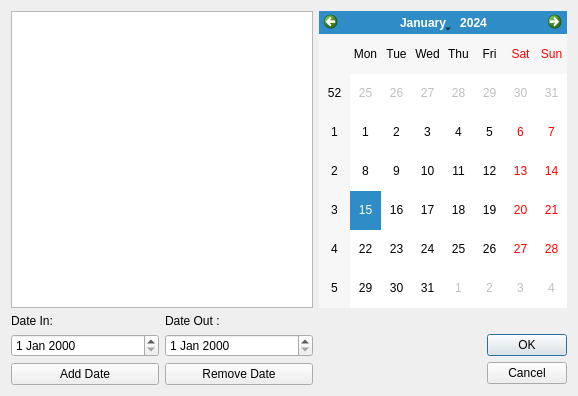
<?xml version="1.0" encoding="UTF-8"?>
<ui version="4.0">
 <class>DatesEditDialog</class>
 <widget class="QDialog" name="DatesEditDialog">
  <property name="geometry">
   <rect>
    <x>0</x>
    <y>0</y>
    <width>578</width>
    <height>396</height>
   </rect>
  </property>
  <property name="windowTitle">
   <string>Dialog</string>
  </property>
  <layout class="QGridLayout" name="gridLayout_2">
   <item row="0" column="0" colspan="2">
    <widget class="QListWidget" name="listWidget"/>
   </item>
   <item row="0" column="2" colspan="2">
    <widget class="CalendarWidget" name="calendarWidget"/>
   </item>
   <item row="1" column="0">
    <widget class="QLabel" name="label">
     <property name="text">
      <string>Date In:</string>
     </property>
    </widget>
   </item>
   <item row="1" column="1">
    <widget class="QLabel" name="label_2">
     <property name="text">
      <string>Date Out :</string>
     </property>
    </widget>
   </item>
   <item row="2" column="0">
    <widget class="QDateEdit" name="dateInEdit"/>
   </item>
   <item row="2" column="1">
    <widget class="QDateEdit" name="dateOutEdit"/>
   </item>
   <item row="2" column="3" rowspan="2">
    <widget class="QDialogButtonBox" name="buttonBox">
     <property name="orientation">
      <enum>Qt::Vertical</enum>
     </property>
     <property name="standardButtons">
      <set>QDialogButtonBox::Cancel|QDialogButtonBox::Ok</set>
     </property>
    </widget>
   </item>
   <item row="3" column="0">
    <widget class="QPushButton" name="addButton">
     <property name="text">
      <string>Add Date</string>
     </property>
    </widget>
   </item>
   <item row="3" column="1">
    <widget class="QPushButton" name="removeButton">
     <property name="text">
      <string>Remove Date</string>
     </property>
    </widget>
   </item>
  </layout>
 </widget>
 <customwidgets>
  <customwidget>
   <class>CalendarWidget</class>
   <extends>QCalendarWidget</extends>
   <header>Controls/calendarwidget.h</header>
  </customwidget>
 </customwidgets>
 <resources/>
 <connections>
  <connection>
   <sender>buttonBox</sender>
   <signal>accepted()</signal>
   <receiver>DatesEditDialog</receiver>
   <slot>accept()</slot>
   <hints>
    <hint type="sourcelabel">
     <x>248</x>
     <y>254</y>
    </hint>
    <hint type="destinationlabel">
     <x>157</x>
     <y>274</y>
    </hint>
   </hints>
  </connection>
  <connection>
   <sender>buttonBox</sender>
   <signal>rejected()</signal>
   <receiver>DatesEditDialog</receiver>
   <slot>reject()</slot>
   <hints>
    <hint type="sourcelabel">
     <x>316</x>
     <y>260</y>
    </hint>
    <hint type="destinationlabel">
     <x>286</x>
     <y>274</y>
    </hint>
   </hints>
  </connection>
 </connections>
</ui>
